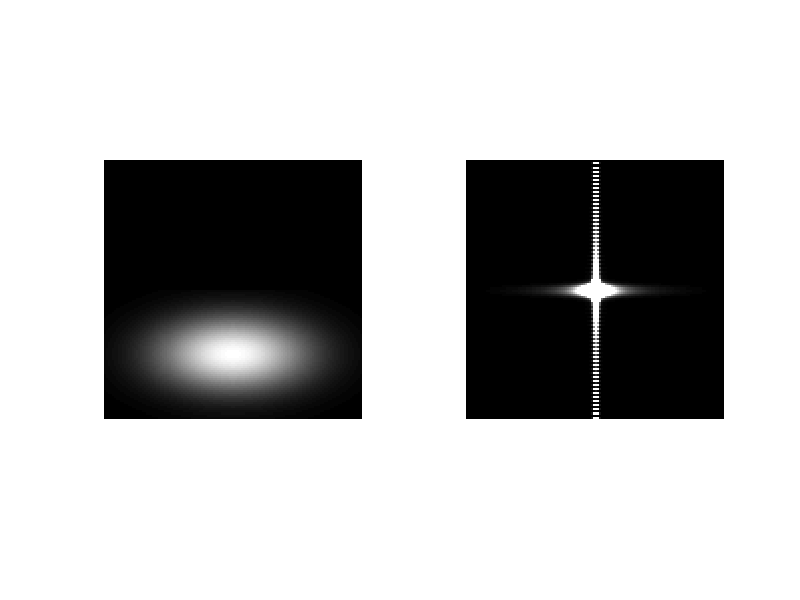

MATLAB code to generate this figure:
sens_map = zeros(128);
filter = gausswin(64)*gausswin(128)';

sens_map(65:end, :) = filter;

freq_map = fftshift(fft2(sens_map));

subplot(121), imshow(sens_map);
subplot(122), imshow(abs(freq_map));
colormap(hot);